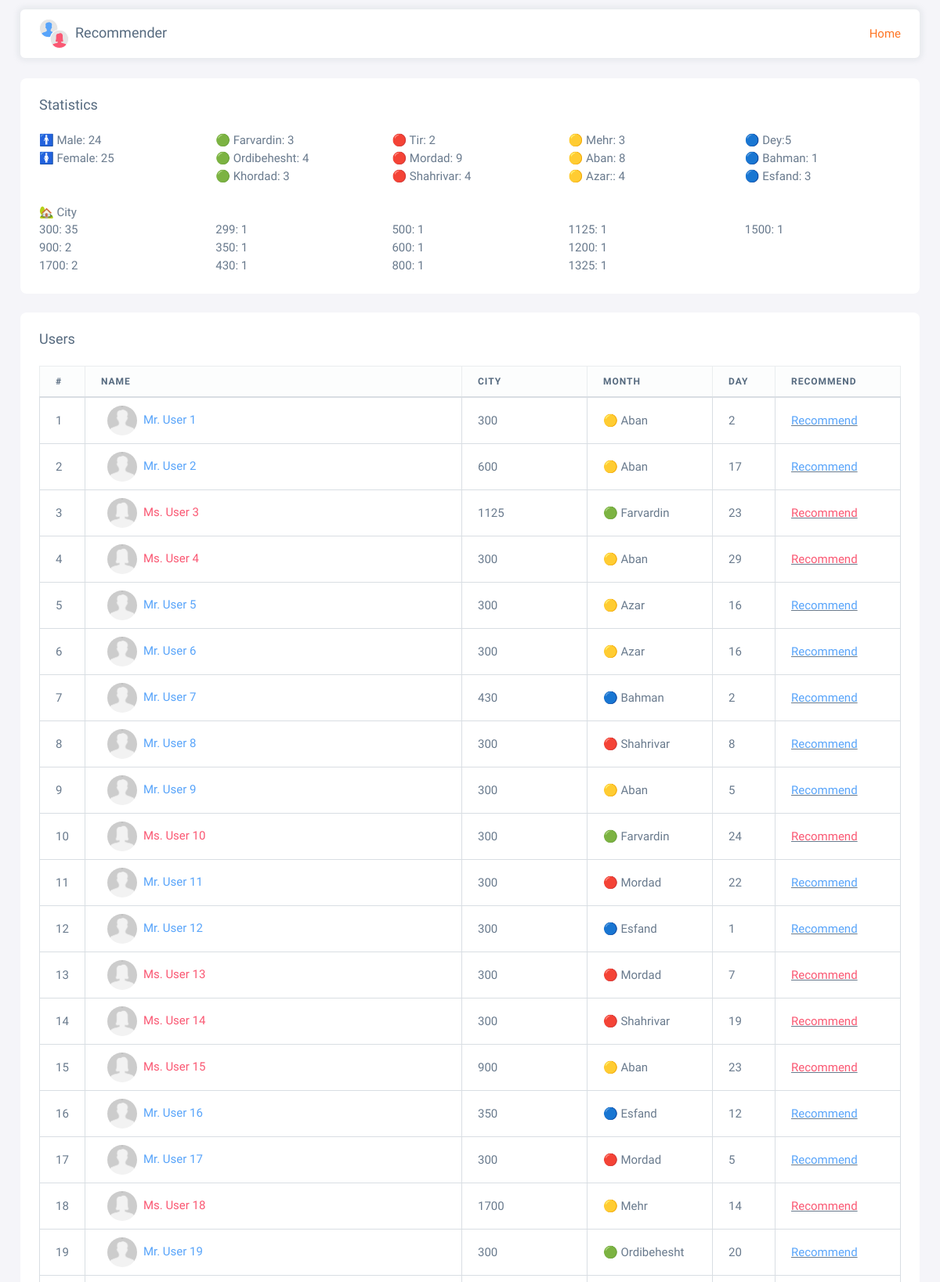
The page / (upper part) on the database its author committed.
### main/models.py (models this page shows, shortened)
class User(models.Model):
    name = models.CharField(max_length=50,blank=True)
    sex = models.BooleanField(default=0)
    city = models.IntegerField(default=300)
    month = models.IntegerField(default=5)
    day = models.IntegerField(default=1)
    class Meta:
        managed = True
        verbose_name = 'user'
        verbose_name_plural = 'users'

### main/views.py (the view)
# urls.py: path('', UserListView.as_view(), name= 'users'),
class UserListView(ListView):
    model = User
    context_object_name = 'objects'
    template_name = "list.html"
    extra_context={
        'pageTitle' : 'Users',
    }
    def get_context_data(self, **kwargs):
        context = super().get_context_data(**kwargs)
        context['distances'] = Distance.objects.all().order_by('distance')[:50]
        context['hightdistances'] = Distance.objects.all().order_by('-distance')[:50]
        return context

### main/templatetags/main_extras.py (called while the page is built)
@register.filter
def formatmonth(month_num, *args, **kwargs):
    formated = month[str(month_num)]
    return formated

@register.filter
def percentage(distance, *args, **kwargs):
    max = 1423.26
    percentage = abs(round(((distance / max) * 100) - 100,2))
    return percentage

@register.filter
def filtersex(Object, value):
    females = Object.filter(sex=value)
    return len(females)

@register.filter
def filtermonth(Object, value):
    month = Object.filter(month = value)
    return len(month)

@register.filter
def filtercity(Object, value):
    month = Object.filter(city = value)
    return len(month)

### templates/list.html (shortened to what this page needs)
{% extends 'base.html' %}
{% block content %}
{% load main_extras %}
{% load static %}
<div class="card">
  <h5 class="card-header">Statistics</h5>
  <div class="card-body">
    <div class="row">
      <div class="col">
        🚹 Male: {{ objects|filtersex:0 }}
        <br>
        🚺 Female: {{ objects|filtersex:1 }}
      </div>
      <div class="col">
        🟢 Farvardin: {{ objects|filtermonth:1 }}
        <br>
        🟢 Ordibehesht: {{ objects|filtermonth:2 }}
        <br>
        🟢 Khordad: {{ objects|filtermonth:3 }}
      </div>
      <div class="col">
        🔴 Tir: {{ objects|filtermonth:4 }}
        <br>
        🔴 Mordad: {{ objects|filtermonth:5 }}
        <br>
        🔴 Shahrivar: {{ objects|filtermonth:6 }}
      </div>
      <div class="col">
        🟡 Mehr: {{ objects|filtermonth:7 }}
        <br>
        🟡 Aban: {{ objects|filtermonth:8 }}
        <br>
        🟡 Azar:: {{ objects|filtermonth:9 }}
      </div>
      <div class="col">
        🔵 Dey:{{ objects|filtermonth:10 }}
        <br>
        🔵 Bahman: {{ objects|filtermonth:11 }}
        <br>
        🔵 Esfand: {{ objects|filtermonth:12 }}
      </div>
    </div>
    <br>
    <span>🏡 City</span>
    <div class="row">
      <div class="col">
        300: {{ objects|filtercity:300 }}
        <br>
        900: {{ objects|filtercity:900 }}
        <br>
        1700: {{ objects|filtercity:1700 }}
      </div>
      <div class="col">
        299: {{ objects|filtercity:299 }}
        <br>
        350: {{ objects|filtercity:350 }}
        <br>
        430: {{ objects|filtercity:430 }}
      </div>
      <div class="col">
        500: {{ objects|filtercity:500 }}
        <br>
        600: {{ objects|filtercity:600 }}
        <br>
        800: {{ objects|filtercity:800 }}
      </div>
      <div class="col">
        1125: {{ objects|filtercity:1125 }}
        <br>
        1200: {{ objects|filtercity:1200 }}
        <br>
        1325: {{ objects|filtercity:1325 }}
      </div>
      <div class="col">
        1500: {{ objects|filtercity:1500 }}
      </div>
    </div>
  </div>
</div>
<div class="card mt-4">
  <h5 class="card-header">Users</h5>
  <div class="card-body">
    <div class="table-responsive text-nowrap">
      <table class="table table-bordered table-hover">
        <thead class="table-light">
          <tr>
            <th class="index">#</th>
            <th>Name</th>
            <th class="month">City</th>
            <th class="month">Month</th>
            <th class="day">Day</th>
            <th class="month">Recommend</th>
          </tr>
        </thead>
        <tbody class="table-border-bottom-0">
          {% for object in objects %}
          <tr>
            <td>{{ object.id }}</td>
            <td {% if object.sex %}class = "bg-female"{% else %}class = "bg-male"{% endif %}>
              <a href="{% url 'user' object.id %}">
                {% if object.sex %}
                  <img src="{% static 'img/avatars/female.jpg' %}" alt="Avatar" class="avatar avatar-s rounded-circle mx-2">Ms.
                {% else %}
                  <img src="{% static 'img/avatars/male.jpg' %}" alt="Avatar" class="avatar avatar-s rounded-circle mx-2">Mr.
                {% endif %}
                  {{ object.name }}
              </a>
            </td>
            <td>{{ object.city }}</td>
            <td>{{ object.month|formatmonth }}</td>
            <td>{{ object.day }}</td>
            <td {% if object.sex %}class = "bg-female"{% else %}class = "bg-male"{% endif %}>
              <u><a href="{% url 'user' object.id %}">Recommend</a></u>
            </td>
          </tr>
          {% endfor %}
        </tbody>
      </table>
    </div>
  </div>
</div>
{% endblock content %}

### templates/base.html (shortened to what this page needs)
{% load static %}
<!DOCTYPE html>
<html
  lang="en"
  class="light-style layout-menu-fixed"
  dir="ltr"
  data-theme="theme"
  data-template="vertical-menu-template-free"
>
  <head>
    <link rel="stylesheet" href="{% static 'fonts/boxicons.css' %}"/>
    <link href="https://cdn.jsdelivr.net/npm/bootstrap@5.1.3/dist/css/bootstrap.min.css" rel="stylesheet">
    <link rel="stylesheet" href="{% static 'style/style.css' %}" class="template-customizer-core-css" />
    <link rel="stylesheet" href="{% static 'style/theme.css' %}" class="template-customizer-core-css" />
    <link href="{% static 'style/cropper.min.css' %}" rel="stylesheet">
    <link href="{% static 'style/costum.css' %}" rel="stylesheet">
  </head>
  <body>
    <div class="layout-wrapper layout-content-navbar layout-without-menu">
      <div class="layout-container">
          <div class="layout-page">
            {% include 'navbar.html' %}
            <div class="content-wrapper">
                <div class="container-xxl flex-grow-1 container-p-y">
                    {% block content %}
                    {% endblock %}
                </div>
            </div>
          </div>
      </div>
    </div>
    <link rel="stylesheet" href="{% static 'libs/perfect-scrollbar/perfect-scrollbar.css' %}" />
  </body>
</html>

### templates/navbar.html
{% block content %}
{% load static %}
<nav class="layout-navbar container-xxl navbar navbar-expand-xl navbar-detached align-items-center bg-navbar-theme" id="layout-navbar">
  <div class="navbar-nav-right d-flex align-items-center" id="navbar-collapse">
    <a href="{% url 'users' %}" class="d-flex" >
        <img src="{% static 'img/favicon.svg' %}" alt="" class="avatar avatar-s">
        <h5 class="logo mt-2 mx-2 mb-0">Recommender</h5>
    </a>
    <ul class="navbar-nav flex-row align-items-center ms-auto">
      <li class="nav-item">
        <span>
            <a href="{% url 'users' %}">Home</a>
        </span>
      </li>
    </ul>
  </div>
</nav>
{% endblock content %}

### static/style/theme.css (style rules this page uses)
a { color: #FE7524; }
.bg-navbar-theme { background-color: #fff !important; color: #697a8d; }
.layout-navbar { background-color: rgba(255, 255, 255, 0.95) !important; backdrop-filter: saturate(200%) blur(6px); }
.navbar-detached { box-shadow: 0 0 0.375rem 0.25rem rgba(161, 172, 184, 0.15); }

### static/style/costum.css (style rules this page uses)
.card { -webkit-box-shadow: none !important; box-shadow: none !important; }
.bg-female a { color: #fa5873; }
.bg-male a { color: #58a4fa; }
.index { width: 10px !important; }
.month { width: 160px !important; }
.day { width: 80px !important; }

### rows shown on the page
User: id "1", sex False (drawn), name "User 1", city "300", month "🟡 Aban", day "2"
User: id "2", sex False (drawn), name "User 2", city "600", month "🟡 Aban", day "17"
User: id "3", sex True (drawn), name "User 3", city "1125", month "🟢 Farvardin", day "23"
User: id "4", sex True (drawn), name "User 4", city "300", month "🟡 Aban", day "29"
User: id "5", sex False (drawn), name "User 5", city "300", month "🟡 Azar", day "16"
User: id "6", sex False (drawn), name "User 6", city "300", month "🟡 Azar", day "16"
User: id "7", sex False (drawn), name "User 7", city "430", month "🔵 Bahman", day "2"
User: id "8", sex False (drawn), name "User 8", city "300", month "🔴 Shahrivar", day "8"
User: id "9", sex False (drawn), name "User 9", city "300", month "🟡 Aban", day "5"
User: id "10", sex True (drawn), name "User 10", city "300", month "🟢 Farvardin", day "24"
User: id "11", sex False (drawn), name "User 11", city "300", month "🔴 Mordad", day "22"
User: id "12", sex False (drawn), name "User 12", city "300", month "🔵 Esfand", day "1"
User: id "13", sex True (drawn), name "User 13", city "300", month "🔴 Mordad", day "7"
User: id "14", sex True (drawn), name "User 14", city "300", month "🔴 Shahrivar", day "19"
User: id "15", sex True (drawn), name "User 15", city "900", month "🟡 Aban", day "23"
User: id "16", sex False (drawn), name "User 16", city "350", month "🔵 Esfand", day "12"
User: id "17", sex False (drawn), name "User 17", city "300", month "🔴 Mordad", day "5"
User: id "18", sex True (drawn), name "User 18", city "1700", month "🟡 Mehr", day "14"
User: id "19", sex False (drawn), name "User 19", city "300", month "🟢 Ordibehesht", day "20"

### other values the page prints
{{ objects|filtersex:0 }} "24"
{{ objects|filtersex:1 }} "25"
{{ objects|filtermonth:1 }} "3"
{{ objects|filtermonth:2 }} "4"
{{ objects|filtermonth:3 }} "3"
{{ objects|filtermonth:4 }} "2"
{{ objects|filtermonth:5 }} "9"
{{ objects|filtermonth:6 }} "4"
{{ objects|filtermonth:7 }} "3"
{{ objects|filtermonth:8 }} "8"
{{ objects|filtermonth:9 }} "4"
{{ objects|filtermonth:10 }} "5"
{{ objects|filtermonth:11 }} "1"
{{ objects|filtermonth:12 }} "3"
{{ objects|filtercity:300 }} "35"
